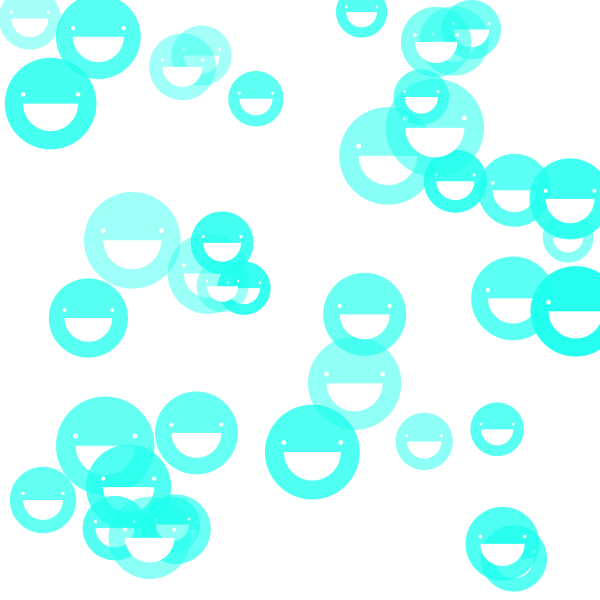
Frame 1 (no input)
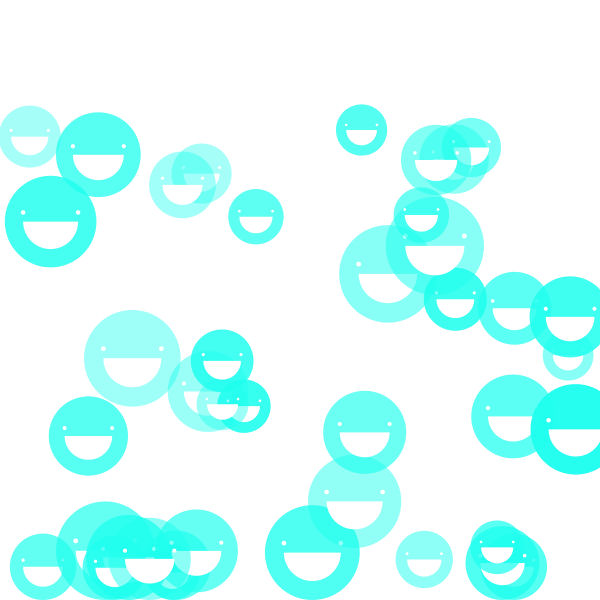
Frame 60 (the mouse pressed at the canvas centre just before this capture)
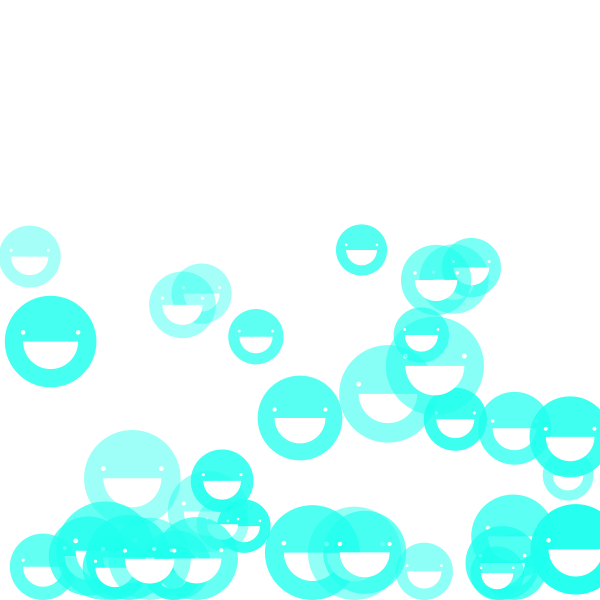
Frame 120 (the mouse held since frame 60 and released just before this capture)

The Processing sketch that drew these frames (run headless with seeded random() and noise(); from frame 60 on, the mouse is pressed at the canvas centre):

// Processing sketch: sketch_03_raining_smiley_faces
// ── sketch_03_raining_smiley_faces.pde
int amount = 40;


float [] x = new float [amount];
float [] y = new float [amount];
float [] size = new float [amount];
color [] c = new color [amount];
float [] xspeed = new float [amount];
float [] yspeed = new float [amount];
float gravity = 2;

void setup () {
  size (600, 600);
  for (int i = 0; i<amount; i++) {
    x [i] = random (width);
    y [i] = random (height);
    size [i] = random (50, 100);
    c [i] = color(31, 255, 238, random (100,255));
    xspeed [i] = 0;
    yspeed [i] = gravity;
  }
}

void draw() {
  background(255);
  //drawFace(100, 200, 100, color(145,207,250));
  //drawFace(400, 400, 200, color(250,106,166));


  for (int i = 0; i < amount; i++) {
    fill(c[i]);
    noStroke();
    drawFace(x[i], y[i], size[i], c[i]);
    x [i] = x[i] + xspeed[i];
    y [i] += yspeed[i];

    if (y[i] + size[i]/2 < height) {
      yspeed[i] = gravity;
    } else {
      yspeed[i] = 0; 
      y[i] = height - size[i]/2; // stop them at the ground
    }
  }
}


void drawFace( float fx, float fy, float size, color c) {
  noStroke();
  fill(c);
  ellipse(fx, fy, size, size);
  fill(255);
  ellipse(fx-size*0.3, fy-size*0.1, size*0.05, size*0.05);
  ellipse(fx+size*0.3, fy-size*0.1, size*0.05, size*0.05);
  arc(fx, fy, size*0.6, size*0.6, 0, PI);
}


void mousePressed () {
  int i = floor(random (amount));
  x[i] = mouseX;
  y[i] = mouseY;
  println("X coordinates:");
  printArray(x);
  println("Y coordinates:");
  printArray(y);
}
